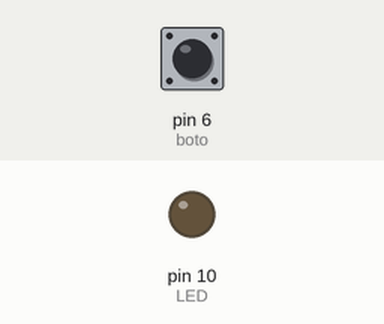
This sketch was run on a simulated Arduino Uno, built with avr-gcc and run on an emulated ATmega328P. On the bench: output pins drawn as LEDs (lit = HIGH). Inputs (shaded band) come from the test bench; at power-on: pin 6 (boto) LOW.

Above: at 1.2 s.
1.3 s: pin 6 (boto) pulled HIGH for 0.15 s
At 1.7 s:
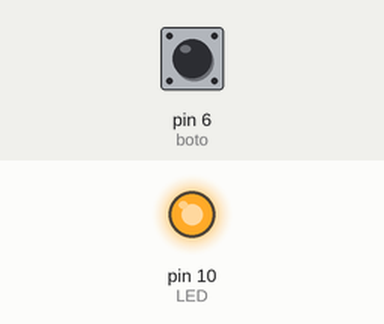
2.9 s: pin 6 (boto) pulled HIGH for 1 s
At 4.1 s:
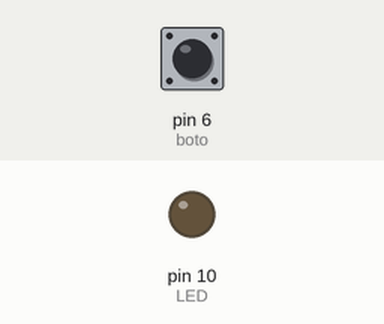
5.4 s: pin 6 (boto) pulled HIGH for 3.2 s
At 6.0 s:
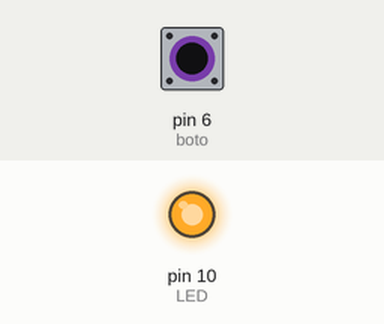
Timing chart, 0 to 8.4 s (numbered marks = the images above; inputs shaded):
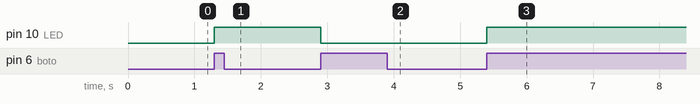

Measured:
- after the input at 1.3 s, pin 10 (LED): LOW → HIGH at once
- after the input at 2.9 s, pin 10 (LED): HIGH → LOW at once
- after the input at 5.4 s, pin 10 (LED): LOW → HIGH at once

The sketch:

ledcommutador.ino
```cpp
int LED = 10;
int boto = 6;
bool estatActual =0;
bool estatAnterior=0;
int pulsacions=1;


void setup() {
  pinMode(LED, OUTPUT);
  pinMode(boto, INPUT);

}

void loop() {
estatActual = digitalRead(boto);
if (estatAnterior != estatActual)
{
  if(estatActual==HIGH)pulsacions++;
  estatAnterior = estatActual;
}
if (pulsacions%2==0){
  digitalWrite(LED,HIGH);
}else{
  digitalWrite(LED,LOW);
}
}
//OK
```
